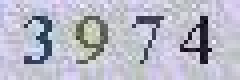
#> input picture old/kengdie/yanzhengma.jpg, 60 x 20 px (shown 4 times larger)
$ python test.py
#> lines starting #> are read from the running program, lines starting #| are printed output that depends on the picture; after the words box and inside, x2 and y2 are one past the last pixel; in counts of white or black regions, pixels touching at a corner belong together

import sys

from PIL import Image
from pytesseract import *

# 二值化
threshold = 140
table = []
for i in range(256):
    if i < threshold:
        table.append(0)
    else:
        table.append(1)

        # 由于都是数字
# 对于识别成字母的 采用该表进行修正
rep = {'O': '0',
       'I': '1', 'L': '1',
       'Z': '2',
       'S': '8'
       };


def getverify1(name):
    # 打开图片
#> called with name = 'yanzhengma.jpg'
    im = Image.open(name)
#> im is the input picture: PIL image 60x20 RGB; mean R, G, B 183.6, 183.8, 197.8
    # 转化到亮度
    imgry = im.convert('L')
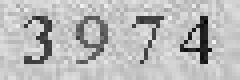
#> imgry: PIL image 60x20 L (shown 4 times larger); min 5, max 242, mean 185.4
    imgry.save('g' + name)
    # 二值化
    out = imgry.point(table, '1')
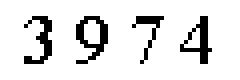
#> out: PIL image 60x20 1 (shown 4 times larger); 88.5% white; black in thin lines or dots, all inside (x1, y1, x2, y2) = (6, 4, 53, 16)
    out.save('b' + name)
    # 识别
#> (the run stopped early here; a loop or call above may not have finished)
